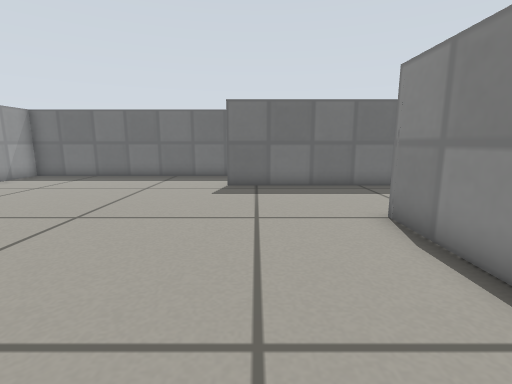
view 1 (above)

16 first-person views from a walk through a world built for the Gazebo simulator. The camera is 0.41 m above the floor, tilts 10° down and sees 85° across. The floor is counted in squares, 0.25 m on a side. Each view is taken from the middle of a square. On the plan, view 1 faces up. The plan holds only what a view shows up to about 15 squares ahead; the rest is blank. Simple patterns stand in for the simulator's built-in surfaces.

view 2
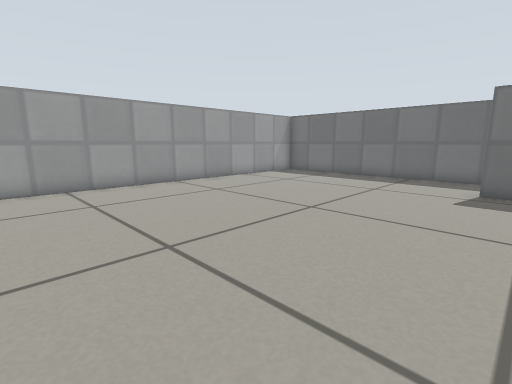

view 3
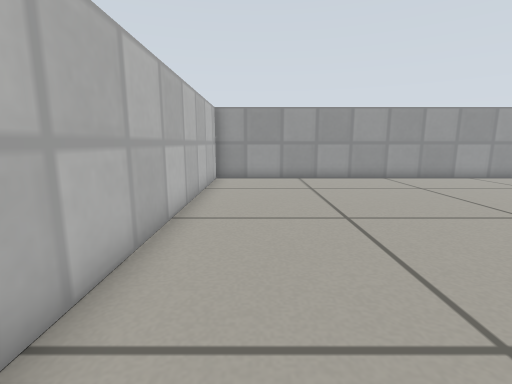

view 4
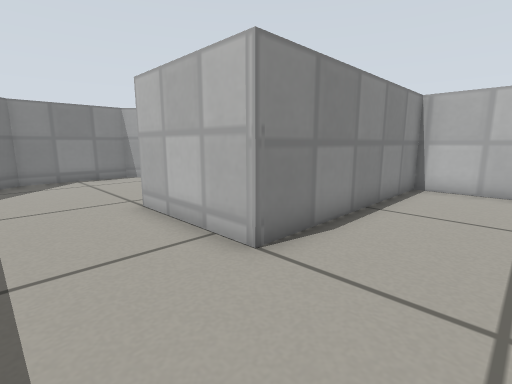

view 5
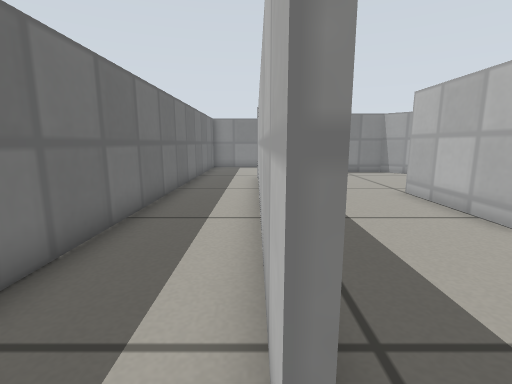

view 6
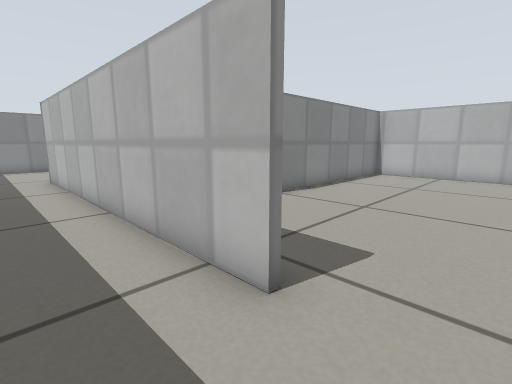

view 7
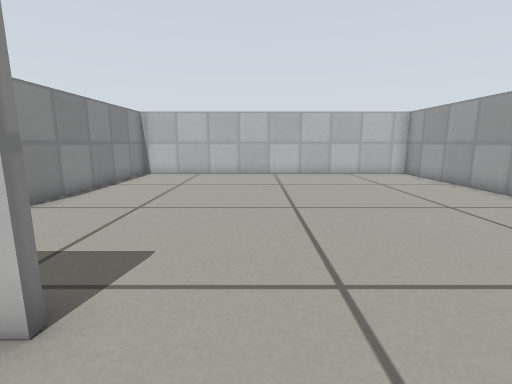

view 8
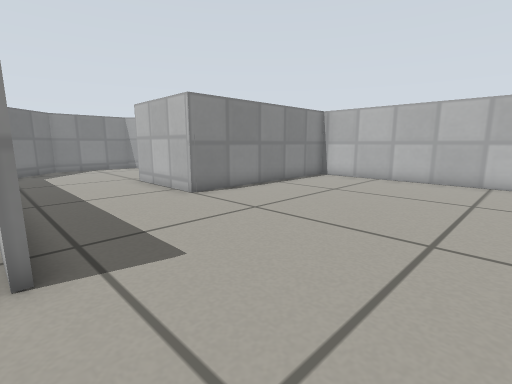

view 9
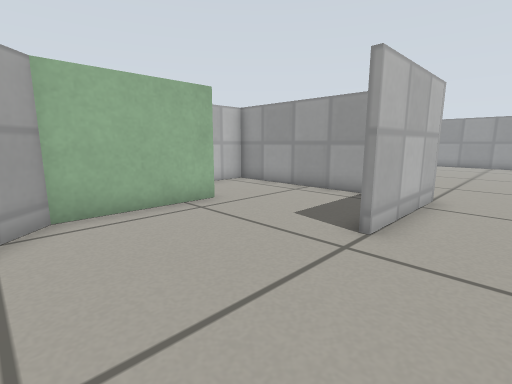

view 10
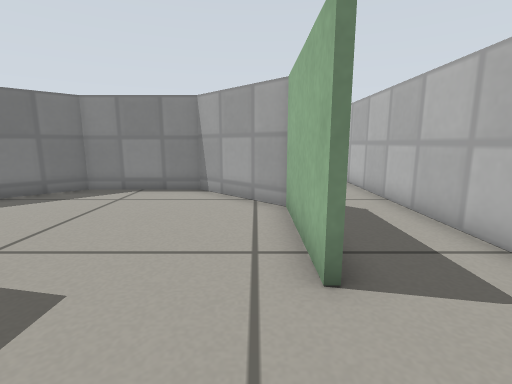

view 11
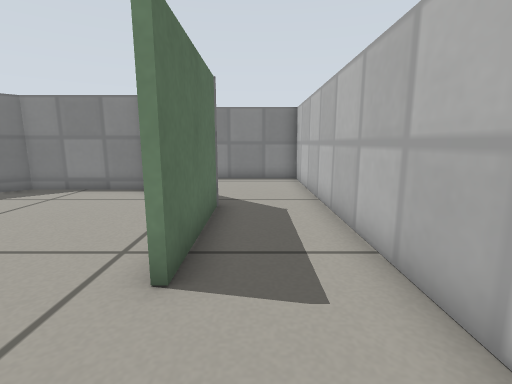

view 12
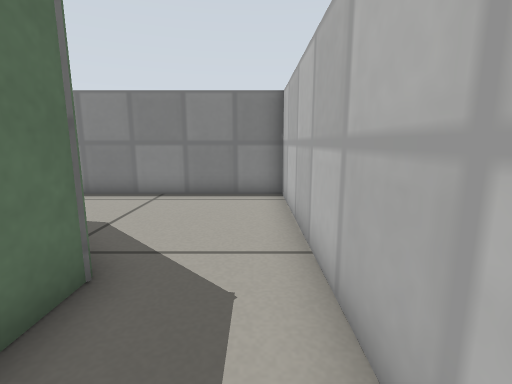

view 13
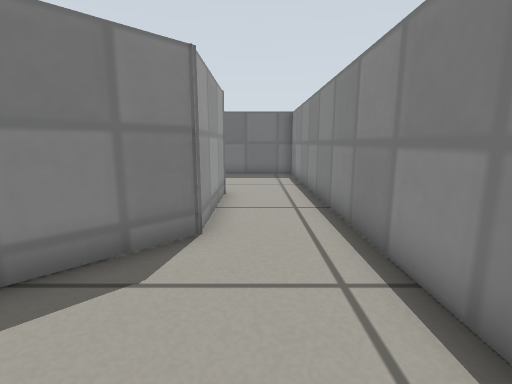

view 14
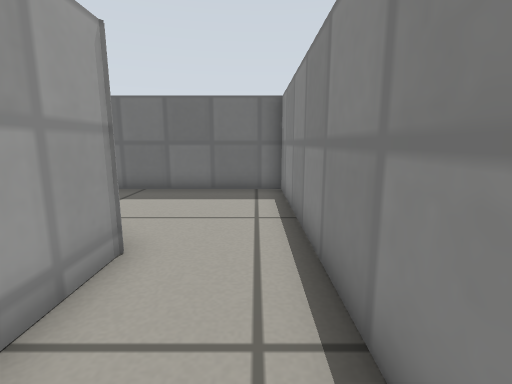

view 15
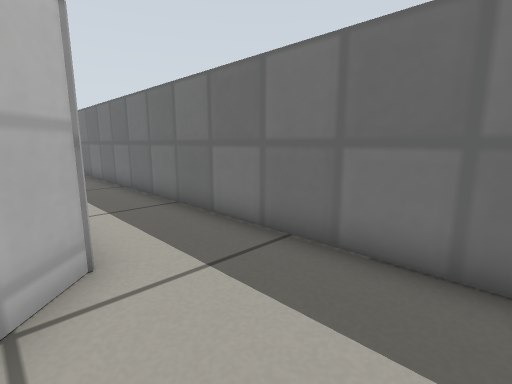

view 16
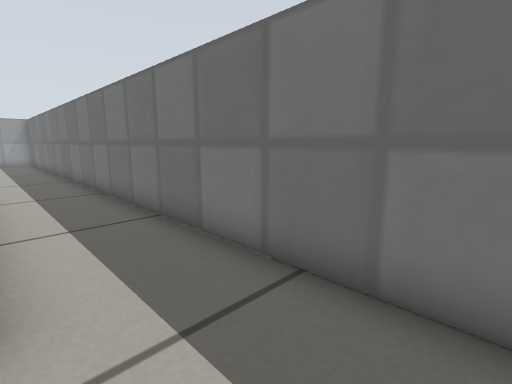

### Floor plan
Points are (right, up) in squares from view 1. A wall is a line through its corners. A room is listed if a view was taken in it or the views show most of it. See-through windows are left out.
Room 1 (views 1, 2, 3, 4, 5, 6, 7, 8, 9)
walls: (-1.1, 10.9) (11.1, 10.9) (12, 10); (5.2, 10.7) (-1.1, 10.7); (6.9, 1.2) (11.1, 1.2) (13.8, 4) (13.8, 7.9) (11.9, 9.7); (12.4, 13.9) (-10.9, 13.9) (-10.9, -1.9) (2.9, -1.9) (2.9, 6.1) (7.2, 6)
ways out: opening at (7, 3.5) to room 2; opening at (15, 9) to room 3; opening at (13.2, 11) to room 4
Room 2 (view 10)
walls: (3.1, 4.1) (3.1, 0.6)
ways out: opening at (7, 3.5) to room 1; opening at (5, 1) to room 3
Room 3 (views 11, 12, 13, 14)
walls: (11.3, 1) (6.9, 1); (14, 8.1) (14, 3.9) (12.1, 1.9); (3.1, 0.6) (3.1, -1.9) (16.9, -1.9) (16.9, 8.5)
ways out: opening at (15, 9) to room 1; opening at (5, 1) to room 2; opening at (16, 8) to room 4
Room 4 (views 15, 16)
walls: (16.9, 8.5) (16.9, 13.9) (12.4, 13.9)
ways out: opening at (13.2, 11) to room 1; opening at (16, 8) to room 3

Where each view was taken, in squares from view 1:
view 1: 0 up, 0 right, facing up
view 2: 0 up, 0 right, facing up-left
view 3: 0 up, 2 right, facing left
view 4: 9 up, 0 right, facing down-right
view 5: 11 up, 2 left, facing right
view 6: 13 up, 3 left, facing down-right
view 7: 13 up, 3 left, facing down
view 8: 11 up, 5 left, facing down-right
view 9: 8 up, 12 right, facing down-left
view 10: 2 up, 4 right, facing right
view 11: 0 up, 4 right, facing right
view 12: 1 down, 8 right, facing right
view 13: 1 down, 15 right, facing up
view 14: 4 up, 16 right, facing up
view 15: 10 up, 15 right, facing up-left
view 16: 11 up, 14 right, facing up-left
